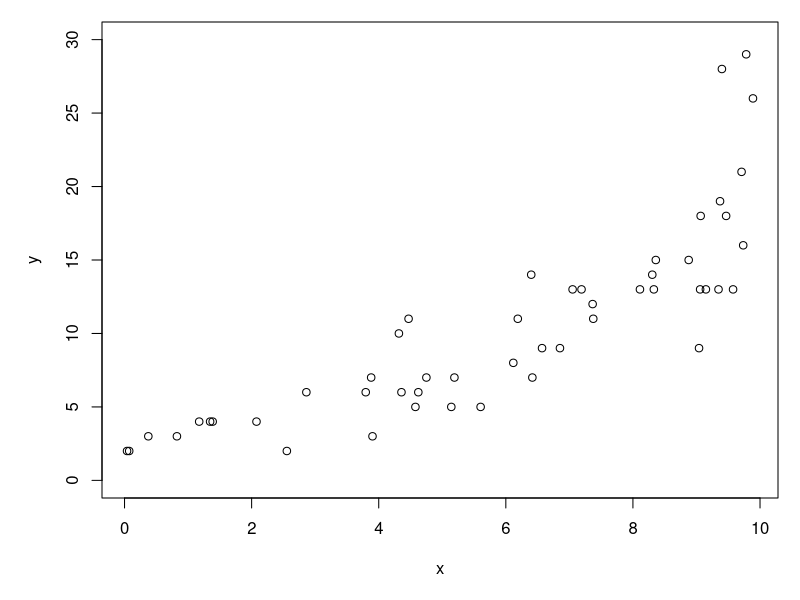
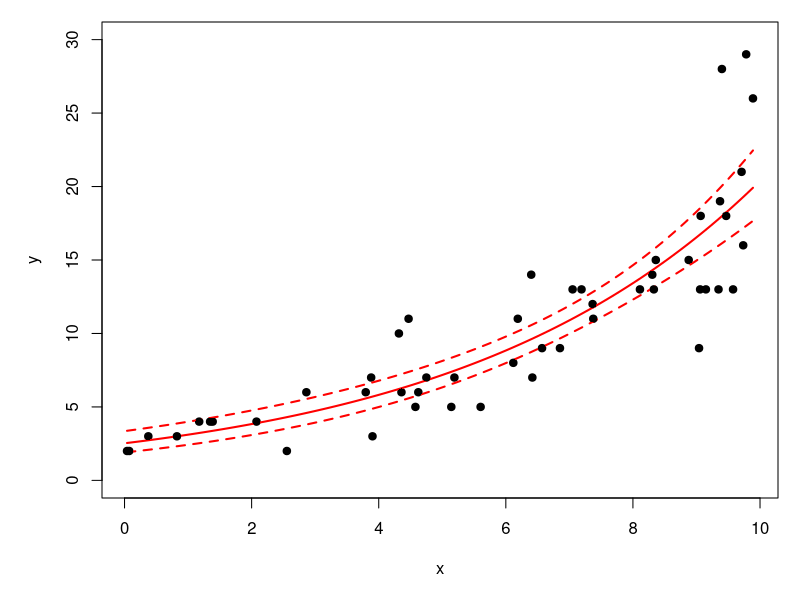
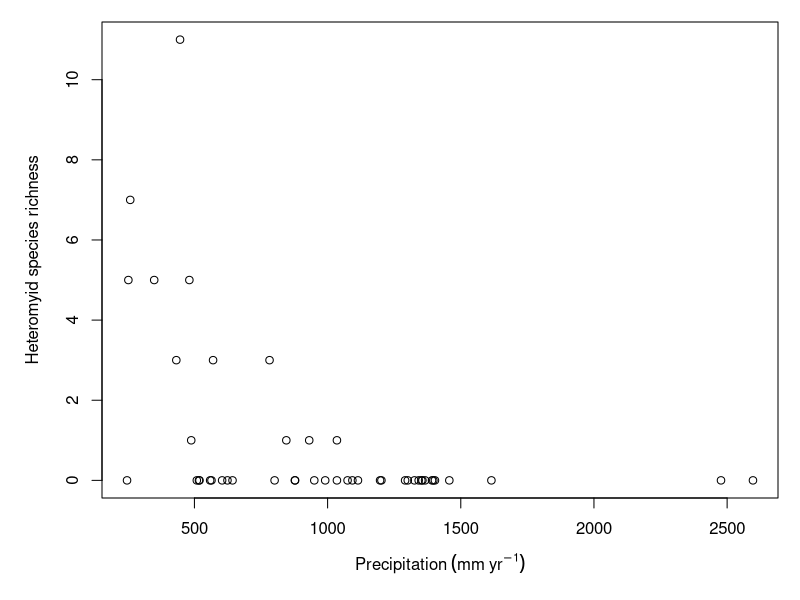
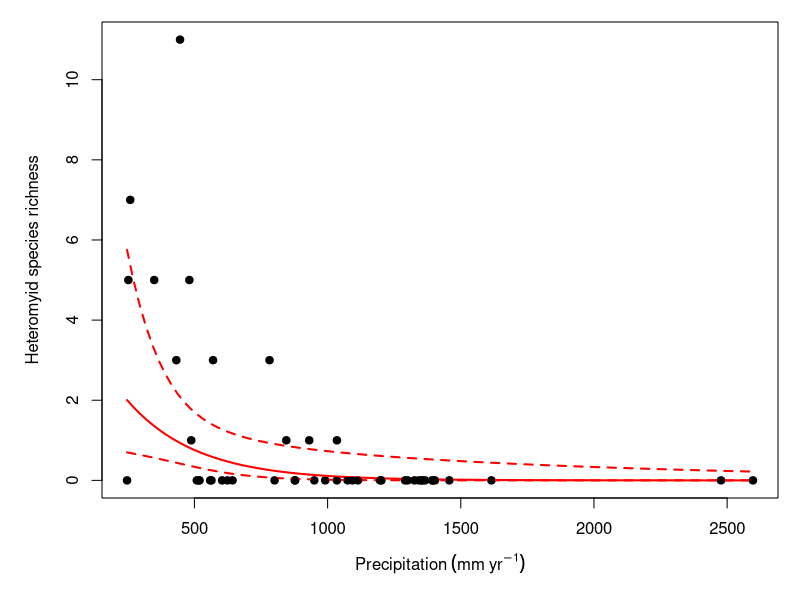

Recreate these plots in R, in order.
## ---- chunk 1
#| fig.width: 8
#| fig.height: 6


# random number seed for reproducibility
set.seed(42)

# sample size
n <- 50

# coefficients
beta0 <- 0.9
beta1 <- 0.2

# x values
x <- runif(n, 0, 10)

# linear predictor
eta <- beta0 + beta1 * x

# inverse link function
lambda <- exp(eta)

# response variable
y <- rpois(n, lambda)

# make the plot
par(mar=c(5.1, 5.1, 1.1, 1.1))
dat <- data.frame(x=x, y=y)
plot(x,y, ylim=c(0, 30))
## ---- chunk 2
mod1 <- glm(y~x, data=dat, family=poisson)
summary(mod1)
## ---- chunk 3
1-mod1$deviance/mod1$null.deviance
## ---- chunk 4
px <- seq(min(x), max(x), length=100)
pred1 <- predict(mod1, 
                 newdata=data.frame(x=px),
                 type="link", se.fit=TRUE)
mn1 <- exp(qnorm(0.5, pred1$fit, pred1$se.fit))
lo1 <- exp(qnorm(0.025, pred1$fit, pred1$se.fit))
up1 <- exp(qnorm(0.975, pred1$fit, pred1$se.fit))

par(mar=c(5.1, 5.1, 1.1, 1.1))
plot(x, y,  ylim=c(0, 30))
points(px, lo1, type="l", lty=2, lwd=2, col="red")
points(px, up1, type="l", lty=2, lwd=2, col="red")
points(px, mn1, type="l", lwd=2, col="red")
points(x, y, pch=16)
## ---- chunk 5
#| include: false
dx <- read.csv("../datasets/dat-neon-site-rich-env.csv")
## ---- chunk 6
#| fig.width: 8
#| fig.height: 6


par(mar=c(5.1, 5.1, 1.1, 1.1))
plot(dx$precip, dx$het,
     xlab=expression(Precipitation~(mm~yr^{-1})),
     ylab="Heteromyid species richness")
## ---- chunk 7
dz <- dx[which(!dx %in% c("GUAN", "LAJA")),]
## ---- chunk 8
mod2 <- glm(het~precip, data=dz, family=poisson)
summary(mod2)
## ---- chunk 9
1-mod2$deviance/mod2$null.deviance
## ---- chunk 10
px <- seq(min(dx$precip), max(dx$precip), length=100)
pred2 <- predict(mod2, 
                 newdata=data.frame(precip=px),
                 type="link", se.fit=TRUE)
mn2 <- exp(qnorm(0.5, pred2$fit, pred2$se.fit))
lo2 <- exp(qnorm(0.025, pred2$fit, pred2$se.fit))
up2 <- exp(qnorm(0.975, pred2$fit, pred2$se.fit))

par(mar=c(5.1, 5.1, 1.1, 1.1))
plot(dx$precip, dx$het,
     xlab=expression(Precipitation~(mm~yr^{-1})),
     ylab="Heteromyid species richness")
points(px, lo2, type="l", lty=2, lwd=2, col="red")
points(px, up2, type="l", lty=2, lwd=2, col="red")
points(px, mn2, type="l", lwd=2, col="red")
points(dx$precip, dx$het, pch=16)
